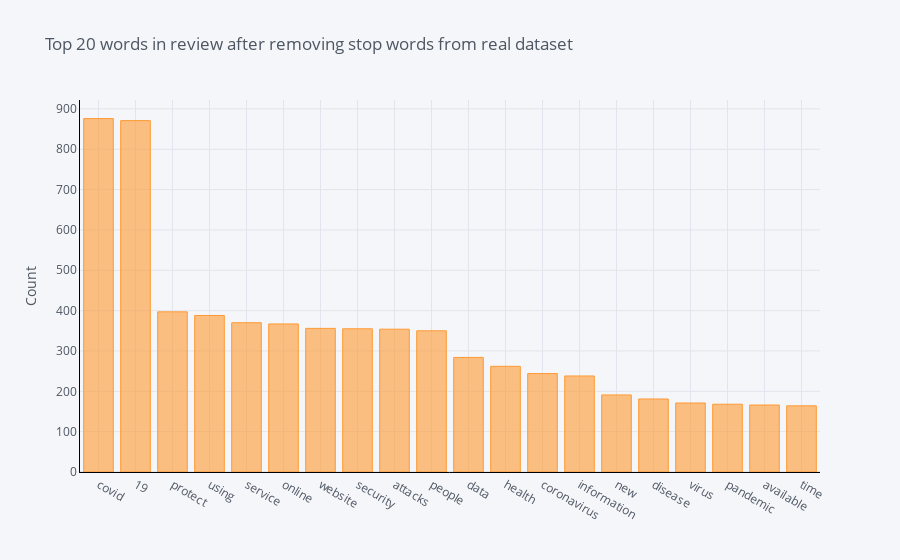

The cell this chart's notebook holds for it:
### Code cell
# unigram words after removing stopwords

common_words3 = get_top_n_words(real_df['content'], 20)
for word, freq in common_words3:
    print(word, freq)

    df3 = pd.DataFrame(common_words3, columns = ['content' , 'count'])
df3.groupby('content').sum()['count'].sort_values(ascending=False).iplot(
    kind='bar', yTitle='Count', linecolor='black', title='Top 20 words in review after removing stop words from real dataset')

### Figure 1 — Plotly figure (JSON) as saved in the notebook; plotly's stock layout.template omitted (floating-point values rounded to 4 significant figures)
{"data": [{"marker": {"color": "rgba(255, 153, 51, 0.6)", "line": {"color": "rgba(255, 153, 51, 1.0)", "width": 1}}, "name": "count", "orientation": "v", "text": "", "type": "bar", "x": ["covid", "19", "protect", "using", "service", "online", "website", "security", "attacks", "people", "data", "health", "coronavirus", "information", "new", "disease", "virus", "pandemic", "available", "time"], "y": [876, 871, 397, 388, 370, 367, 356, 355, 354, 350, 284, 262, 244, 238, 191, 181, 171, 168, 166, 164]}], "layout": {"legend": {"bgcolor": "#F5F6F9", "font": {"color": "#4D5663"}}, "paper_bgcolor": "#F5F6F9", "plot_bgcolor": "#F5F6F9", "title": {"font": {"color": "#4D5663"}, "text": "Top 20 words in review after removing stop words from real dataset"}, "xaxis": {"gridcolor": "#E1E5ED", "linecolor": "black", "showgrid": true, "tickfont": {"color": "#4D5663"}, "title": {"font": {"color": "#4D5663"}, "text": ""}, "zerolinecolor": "#E1E5ED"}, "yaxis": {"gridcolor": "#E1E5ED", "linecolor": "black", "showgrid": true, "tickfont": {"color": "#4D5663"}, "title": {"font": {"color": "#4D5663"}, "text": "Count"}, "zerolinecolor": "#E1E5ED"}}}
